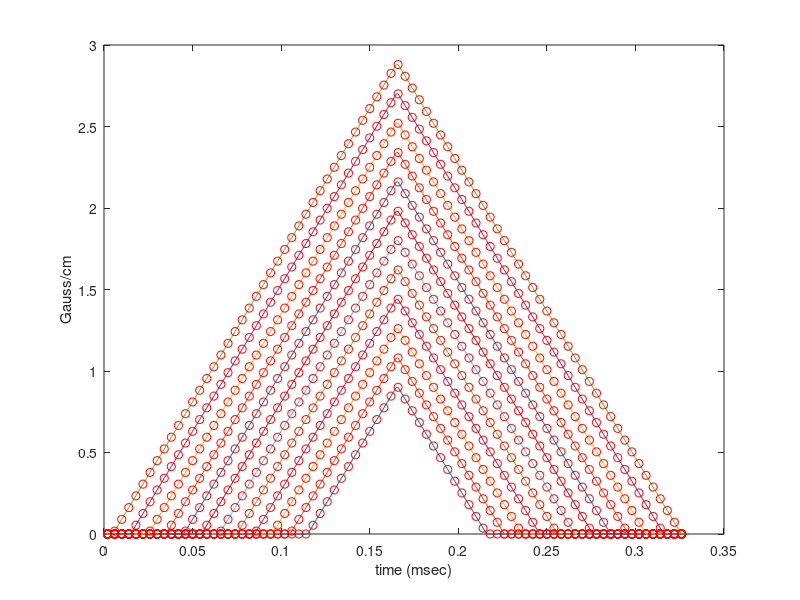

This figure's MATLAB source: (Note: this script raises an error after producing the figure.)
function G = makegirf
% Play gradients proposed in Vannesjo et al, MRM 69:583-593 (2013):
% 12 triangular gradients with same slew rate but different time-to-peak.
%
% $Id: makegirf.m,v 1.1 2017/09/19 16:20:57 jfnielse Exp $

mxg = 5;               % max gradient (Gauss/cm)
mxs = 18e3;            % max gradient slew rate (Gauss/cm/sec)

TimeToPeakUs = [50:10:160];  % microseconds

% construct triangular gradients (using 1 us dwell time)
for ip = numel(TimeToPeakUs):-1:1
	dwell = 1e-6;
	np = TimeToPeakUs(ip);       % number of 1 us samples to peak
	dg = mxs*dwell;              % change in gradient per 1 microsecond sample (Gauss/cm)
	gtmp = (0:dg:(dg*np))';
	gtmp = [zeros(4,1); gtmp];
	gtmp = [gtmp; flipud(gtmp)];

	if ip < numel(TimeToPeakUs)
		dn = N - numel(gtmp);
		gtmp = [zeros(dn/2,1); gtmp; zeros(dn/2,1)];
		G(:,ip) = gtmp;
	else
		G(:,ip) = gtmp;
		N = size(G,1);
	end
end

T = dwell:dwell:(dwell*N);
plot(1e3*T,G);
xlabel('time (msec)');
ylabel('Gauss/cm');
hold on;

% interpolate to 4us dwell time
dwell2 = 4e-6;          % gradient dwell (update) time, sec
T2 = dwell2/2:dwell2:(dwell*N-dwell/2);
G = interp1(dwell:dwell:(dwell*N), G, T2);
plot(1e3*T2,G,'ro')

% write to .mod file
N = size(G,1);
paramsint16 = [0 N 0 N];
mat2mod(0.002*ones(size(G)), 0*G, G, 0*G, 0*G, 90, 'readout.mod', 'GIRF calibration waveforms');

return;

% EOF
